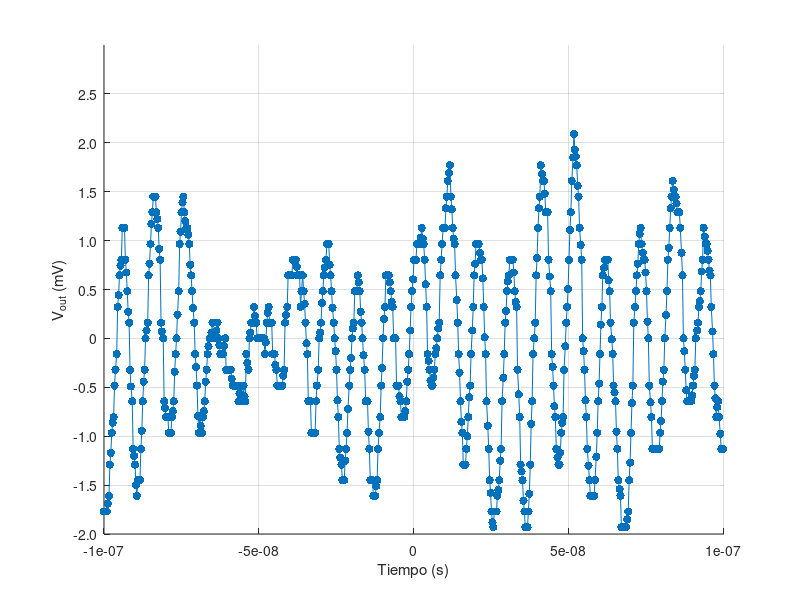

The MATLAB script that drew this image:
t=[-1.00E-07
-9.97E-08
-9.94E-08
-9.91E-08
-9.88E-08
-9.84E-08
-9.81E-08
-9.78E-08
-9.75E-08
-9.72E-08
-9.69E-08
-9.66E-08
-9.63E-08
-9.59E-08
-9.56E-08
-9.53E-08
-9.50E-08
-9.47E-08
-9.44E-08
-9.41E-08
-9.38E-08
-9.34E-08
-9.31E-08
-9.28E-08
-9.25E-08
-9.22E-08
-9.19E-08
-9.16E-08
-9.13E-08
-9.09E-08
-9.06E-08
-9.03E-08
-9.00E-08
-8.97E-08
-8.94E-08
-8.91E-08
-8.88E-08
-8.84E-08
-8.81E-08
-8.78E-08
-8.75E-08
-8.72E-08
-8.69E-08
-8.66E-08
-8.63E-08
-8.59E-08
-8.56E-08
-8.53E-08
-8.50E-08
-8.47E-08
-8.44E-08
-8.41E-08
-8.38E-08
-8.34E-08
-8.31E-08
-8.28E-08
-8.25E-08
-8.22E-08
-8.19E-08
-8.16E-08
-8.13E-08
-8.09E-08
-8.06E-08
-8.03E-08
-8.00E-08
-7.97E-08
-7.94E-08
-7.91E-08
-7.88E-08
-7.84E-08
-7.81E-08
-7.78E-08
-7.75E-08
-7.72E-08
-7.69E-08
-7.66E-08
-7.63E-08
-7.59E-08
-7.56E-08
-7.53E-08
-7.50E-08
-7.47E-08
-7.44E-08
-7.41E-08
-7.38E-08
-7.34E-08
-7.31E-08
-7.28E-08
-7.25E-08
-7.22E-08
-7.19E-08
-7.16E-08
-7.13E-08
-7.09E-08
-7.06E-08
-7.03E-08
-7.00E-08
-6.97E-08
-6.94E-08
-6.91E-08
-6.88E-08
-6.84E-08
-6.81E-08
-6.78E-08
-6.75E-08
-6.72E-08
-6.69E-08
-6.66E-08
-6.63E-08
-6.59E-08
-6.56E-08
-6.53E-08
-6.50E-08
-6.47E-08
-6.44E-08
-6.41E-08
-6.38E-08
-6.34E-08
-6.31E-08
-6.28E-08
-6.25E-08
-6.22E-08
-6.19E-08
-6.16E-08
-6.13E-08
-6.09E-08
-6.06E-08
-6.03E-08
-6.00E-08
-5.97E-08
-5.94E-08
-5.91E-08
-5.88E-08
-5.84E-08
-5.81E-08
-5.78E-08
-5.75E-08
-5.72E-08
-5.69E-08
-5.66E-08
-5.63E-08
-5.59E-08
-5.56E-08
-5.53E-08
-5.50E-08
-5.47E-08
-5.44E-08
-5.41E-08
-5.38E-08
-5.34E-08
-5.31E-08
-5.28E-08
-5.25E-08
-5.22E-08
-5.19E-08
-5.16E-08
-5.13E-08
-5.09E-08
-5.06E-08
-5.03E-08
-5.00E-08
-4.97E-08
-4.94E-08
-4.91E-08
-4.88E-08
-4.84E-08
-4.81E-08
-4.78E-08
-4.75E-08
-4.72E-08
-4.69E-08
-4.66E-08
-4.63E-08
-4.59E-08
-4.56E-08
-4.53E-08
-4.50E-08
-4.47E-08
-4.44E-08
-4.41E-08
-4.38E-08
-4.34E-08
-4.31E-08
-4.28E-08
-4.25E-08
-4.22E-08
-4.19E-08
-4.16E-08
-4.13E-08
-4.09E-08
-4.06E-08
-4.03E-08
-4.00E-08
-3.97E-08
-3.94E-08
-3.91E-08
-3.88E-08
-3.84E-08
-3.81E-08
-3.78E-08
-3.75E-08
-3.72E-08
-3.69E-08
-3.66E-08
-3.63E-08
-3.59E-08
-3.56E-08
-3.53E-08
-3.50E-08
-3.47E-08
-3.44E-08
-3.41E-08
-3.38E-08
-3.34E-08
-3.31E-08
-3.28E-08
-3.25E-08
-3.22E-08
-3.19E-08
-3.16E-08
-3.13E-08
-3.09E-08
-3.06E-08
-3.03E-08
-3.00E-08
-2.97E-08
-2.94E-08
-2.91E-08
-2.88E-08
-2.84E-08
-2.81E-08
-2.78E-08
-2.75E-08
-2.72E-08
-2.69E-08
-2.66E-08
-2.63E-08
-2.59E-08
-2.56E-08
-2.53E-08
-2.50E-08
-2.47E-08
-2.44E-08
-2.41E-08
-2.38E-08
-2.34E-08
-2.31E-08
-2.28E-08
-2.25E-08
-2.22E-08
-2.19E-08
-2.16E-08
-2.13E-08
-2.09E-08
-2.06E-08
-2.03E-08
-2.00E-08
-1.97E-08
-1.94E-08
-1.91E-08
-1.88E-08
-1.84E-08
-1.81E-08
-1.78E-08
-1.75E-08
-1.72E-08
-1.69E-08
-1.66E-08
-1.63E-08
-1.59E-08
-1.56E-08
-1.53E-08
-1.50E-08
-1.47E-08
-1.44E-08
-1.41E-08
-1.38E-08
-1.34E-08
-1.31E-08
-1.28E-08
-1.25E-08
-1.22E-08
-1.19E-08
-1.16E-08
-1.13E-08
-1.09E-08
-1.06E-08
-1.03E-08
-1.00E-08
-9.69E-09
-9.38E-09
-9.06E-09
-8.75E-09
-8.44E-09
-8.13E-09
-7.81E-09
-7.50E-09
-7.19E-09
-6.88E-09
-6.56E-09
-6.25E-09
-5.94E-09
-5.63E-09
-5.31E-09
-5.00E-09
-4.69E-09
-4.38E-09
-4.06E-09
-3.75E-09
-3.44E-09
-3.13E-09
-2.81E-09
-2.50E-09
-2.19E-09
-1.88E-09
-1.56E-09
-1.25E-09
-9.38E-10
-6.25E-10
-3.13E-10
0.00E+00
3.13E-10
6.25E-10
9.38E-10
1.25E-09
1.56E-09
1.88E-09
2.19E-09
2.50E-09
2.81E-09
3.13E-09
3.44E-09
3.75E-09
4.06E-09
4.38E-09
4.69E-09
5.00E-09
5.31E-09
5.63E-09
5.94E-09
6.25E-09
6.56E-09
6.88E-09
7.19E-09
7.50E-09
7.81E-09
8.13E-09
8.44E-09
8.75E-09
9.06E-09
9.38E-09
9.69E-09
1.00E-08
1.03E-08
1.06E-08
1.09E-08
1.13E-08
1.16E-08
1.19E-08
1.22E-08
1.25E-08
1.28E-08
1.31E-08
1.34E-08
1.38E-08
1.41E-08
1.44E-08
1.47E-08
1.50E-08
1.53E-08
1.56E-08
1.59E-08
1.63E-08
1.66E-08
1.69E-08
1.72E-08
1.75E-08
1.78E-08
1.81E-08
1.84E-08
1.88E-08
1.91E-08
1.94E-08
1.97E-08
2.00E-08
2.03E-08
2.06E-08
2.09E-08
2.13E-08
2.16E-08
2.19E-08
2.22E-08
2.25E-08
2.28E-08
2.31E-08
2.34E-08
2.38E-08
2.41E-08
2.44E-08
2.47E-08
2.50E-08
2.53E-08
2.56E-08
2.59E-08
2.63E-08
2.66E-08
2.69E-08
2.72E-08
2.75E-08
2.78E-08
2.81E-08
2.84E-08
2.88E-08
2.91E-08
2.94E-08
2.97E-08
3.00E-08
3.03E-08
3.06E-08
3.09E-08
3.13E-08
3.16E-08
3.19E-08
3.22E-08
3.25E-08
3.28E-08
3.31E-08
3.34E-08
3.38E-08
3.41E-08
3.44E-08
3.47E-08
3.50E-08
3.53E-08
3.56E-08
3.59E-08
3.63E-08
3.66E-08
3.69E-08
3.72E-08
3.75E-08
3.78E-08
3.81E-08
3.84E-08
3.88E-08
3.91E-08
3.94E-08
3.97E-08
4.00E-08
4.03E-08
4.06E-08
4.09E-08
4.13E-08
4.16E-08
4.19E-08
4.22E-08
4.25E-08
4.28E-08
4.31E-08
4.34E-08
4.38E-08
4.41E-08
4.44E-08
4.47E-08
4.50E-08
4.53E-08
4.56E-08
4.59E-08
4.63E-08
4.66E-08
4.69E-08
4.72E-08
4.75E-08
4.78E-08
4.81E-08
4.84E-08
4.88E-08
4.91E-08
4.94E-08
4.97E-08
5.00E-08
5.03E-08
5.06E-08
5.09E-08
5.13E-08
5.16E-08
5.19E-08
5.22E-08
5.25E-08
5.28E-08
5.31E-08
5.34E-08
5.38E-08
5.41E-08
5.44E-08
5.47E-08
5.50E-08
5.53E-08
5.56E-08
5.59E-08
5.63E-08
5.66E-08
5.69E-08
5.72E-08
5.75E-08
5.78E-08
5.81E-08
5.84E-08
5.88E-08
5.91E-08
5.94E-08
5.97E-08
6.00E-08
6.03E-08
6.06E-08
6.09E-08
6.13E-08
6.16E-08
6.19E-08
6.22E-08
6.25E-08
6.28E-08
6.31E-08
6.34E-08
6.38E-08
6.41E-08
6.44E-08
6.47E-08
6.50E-08
6.53E-08
6.56E-08
6.59E-08
6.63E-08
6.66E-08
6.69E-08
6.72E-08
6.75E-08
6.78E-08
6.81E-08
6.84E-08
6.88E-08
6.91E-08
6.94E-08
6.97E-08
7.00E-08
7.03E-08
7.06E-08
7.09E-08
7.13E-08
7.16E-08
7.19E-08
7.22E-08
7.25E-08
7.28E-08
7.31E-08
7.34E-08
7.38E-08
7.41E-08
7.44E-08
7.47E-08
7.50E-08
7.53E-08
7.56E-08
7.59E-08
7.63E-08
7.66E-08
7.69E-08
7.72E-08
7.75E-08
7.78E-08
7.81E-08
7.84E-08
7.88E-08
7.91E-08
7.94E-08
7.97E-08
8.00E-08
8.03E-08
8.06E-08
8.09E-08
8.13E-08
8.16E-08
8.19E-08
8.22E-08
8.25E-08
8.28E-08
8.31E-08
8.34E-08
8.38E-08
8.41E-08
8.44E-08
8.47E-08
8.50E-08
8.53E-08
8.56E-08
8.59E-08
8.63E-08
8.66E-08
8.69E-08
8.72E-08
8.75E-08
8.78E-08
8.81E-08
8.84E-08
8.88E-08
8.91E-08
8.94E-08
8.97E-08
9.00E-08
9.03E-08
9.06E-08
9.09E-08
9.13E-08
9.16E-08
9.19E-08
9.22E-08
9.25E-08
9.28E-08
9.31E-08
9.34E-08
9.38E-08
9.41E-08
9.44E-08
9.47E-08
9.50E-08
9.53E-08
9.56E-08
9.59E-08
9.63E-08
9.66E-08
9.69E-08
9.72E-08
9.75E-08
9.78E-08
9.81E-08
9.84E-08
9.88E-08
9.91E-08
9.94E-08
9.97E-08
];
x=[-1.77E-03
-1.77E-03
-1.77E-03
-1.77E-03
-1.69E-03
-1.61E-03
-1.29E-03
-1.17E-03
-9.65E-04
-8.64E-04
-8.04E-04
-4.82E-04
-3.21E-04
-1.60E-04
3.22E-04
4.43E-04
6.44E-04
7.44E-04
8.04E-04
1.13E-03
1.13E-03
1.13E-03
8.04E-04
6.74E-04
4.83E-04
2.72E-04
1.61E-04
-3.21E-04
-4.92E-04
-6.43E-04
-1.13E-03
-1.20E-03
-1.29E-03
-1.50E-03
-1.61E-03
-1.45E-03
-1.45E-03
-1.45E-03
-1.13E-03
-9.44E-04
-6.43E-04
-4.42E-04
-3.21E-04
3.14E-07
8.07E-05
1.61E-04
6.44E-04
7.64E-04
9.65E-04
1.17E-03
1.29E-03
1.45E-03
1.45E-03
1.45E-03
1.29E-03
1.22E-03
1.13E-03
9.15E-04
8.04E-04
1.61E-04
7.07E-05
3.14E-07
-6.43E-04
-7.13E-04
-8.04E-04
-8.04E-04
-8.04E-04
-9.65E-04
-9.65E-04
-9.65E-04
-8.04E-04
-7.43E-04
-6.43E-04
-3.41E-04
-1.60E-04
3.14E-07
2.42E-04
4.83E-04
9.65E-04
1.09E-03
1.29E-03
1.39E-03
1.45E-03
1.29E-03
1.20E-03
1.13E-03
1.13E-03
1.06E-03
9.65E-04
7.54E-04
6.44E-04
4.83E-04
3.12E-04
1.61E-04
-1.60E-04
-2.91E-04
-4.82E-04
-7.94E-04
-9.65E-04
-8.04E-04
-8.94E-04
-9.65E-04
-8.04E-04
-7.43E-04
-6.43E-04
-4.42E-04
-3.21E-04
-1.60E-04
-8.01E-05
3.14E-07
3.14E-07
6.06E-05
1.61E-04
5.06E-05
3.14E-07
3.14E-07
8.07E-05
1.61E-04
3.14E-07
-7.00E-05
-1.60E-04
-1.60E-04
-1.60E-04
-1.60E-04
-8.01E-05
3.14E-07
-3.21E-04
-3.21E-04
-3.21E-04
-3.21E-04
-3.21E-04
-3.21E-04
-4.12E-04
-4.82E-04
-4.82E-04
-4.82E-04
-4.82E-04
-4.82E-04
-4.82E-04
-6.43E-04
-5.62E-04
-4.82E-04
-6.43E-04
-5.83E-04
-4.82E-04
-5.93E-04
-6.43E-04
-1.60E-04
-2.51E-04
-3.21E-04
3.14E-07
6.06E-05
1.61E-04
1.61E-04
1.61E-04
3.22E-04
2.31E-04
1.61E-04
3.14E-07
3.14E-07
3.14E-07
3.14E-07
3.14E-07
3.14E-07
3.14E-07
3.14E-07
-1.60E-04
-3.99E-05
1.61E-04
2.62E-04
3.22E-04
1.61E-04
1.61E-04
1.61E-04
-1.60E-04
-1.60E-04
-1.60E-04
-2.71E-04
-3.21E-04
-4.82E-04
-4.82E-04
-4.82E-04
-4.82E-04
-4.82E-04
-4.82E-04
-3.82E-04
-3.21E-04
1.61E-04
2.42E-04
3.22E-04
6.44E-04
6.44E-04
6.44E-04
6.44E-04
6.44E-04
8.04E-04
8.04E-04
8.04E-04
8.04E-04
7.34E-04
6.44E-04
6.44E-04
6.44E-04
3.22E-04
4.83E-04
6.44E-04
4.83E-04
3.52E-04
1.61E-04
-4.99E-05
-1.60E-04
-6.43E-04
-6.43E-04
-6.43E-04
-9.65E-04
-9.65E-04
-9.65E-04
-9.65E-04
-9.65E-04
-6.43E-04
-4.82E-04
-3.21E-04
3.14E-07
6.06E-05
1.61E-04
3.62E-04
4.83E-04
6.44E-04
7.24E-04
8.04E-04
9.65E-04
9.65E-04
9.65E-04
7.54E-04
6.44E-04
4.83E-04
3.12E-04
1.61E-04
3.14E-07
-1.30E-04
-3.21E-04
-6.33E-04
-8.04E-04
-1.13E-03
-1.22E-03
-1.29E-03
-1.45E-03
-1.45E-03
-1.45E-03
-1.25E-03
-1.13E-03
-9.65E-04
-7.23E-04
-4.82E-04
-3.21E-04
-2.01E-04
3.14E-07
1.01E-04
1.61E-04
4.83E-04
4.83E-04
4.83E-04
6.44E-04
5.73E-04
4.83E-04
2.72E-04
1.61E-04
3.14E-07
-1.71E-04
-3.21E-04
-6.43E-04
-6.43E-04
-6.43E-04
-9.54E-04
-1.13E-03
-1.45E-03
-1.45E-03
-1.45E-03
-1.61E-03
-1.61E-03
-1.61E-03
-1.51E-03
-1.45E-03
-1.13E-03
-9.65E-04
-8.04E-04
-4.82E-04
-3.01E-04
3.14E-07
2.01E-04
3.22E-04
6.44E-04
6.44E-04
6.44E-04
6.44E-04
5.73E-04
4.83E-04
3.72E-04
3.22E-04
3.14E-07
3.14E-07
3.14E-07
-4.82E-04
-4.82E-04
-4.82E-04
-5.93E-04
-6.43E-04
-8.04E-04
-8.04E-04
-8.04E-04
-8.04E-04
-7.43E-04
-6.43E-04
-4.42E-04
-3.21E-04
-1.60E-04
8.07E-05
3.22E-04
4.83E-04
6.03E-04
8.04E-04
8.04E-04
8.04E-04
9.65E-04
9.65E-04
9.65E-04
9.65E-04
1.03E-03
1.13E-03
1.02E-03
9.65E-04
8.04E-04
5.53E-04
3.22E-04
-1.60E-04
-2.31E-04
-3.21E-04
-4.32E-04
-4.82E-04
-4.82E-04
-4.02E-04
-3.21E-04
-1.60E-04
-1.00E-04
3.14E-07
1.01E-04
1.61E-04
6.44E-04
8.04E-04
9.65E-04
1.13E-03
1.13E-03
1.13E-03
1.33E-03
1.45E-03
1.61E-03
1.69E-03
1.77E-03
1.45E-03
1.32E-03
1.13E-03
1.02E-03
9.65E-04
6.44E-04
3.92E-04
1.61E-04
-1.60E-04
-3.51E-04
-6.43E-04
-8.54E-04
-9.65E-04
-1.29E-03
-1.29E-03
-1.29E-03
-1.13E-03
-1.00E-03
-8.04E-04
-6.03E-04
-4.82E-04
-1.60E-04
8.07E-05
3.22E-04
6.44E-04
7.64E-04
9.65E-04
9.65E-04
9.65E-04
9.65E-04
8.75E-04
8.04E-04
8.04E-04
6.13E-04
3.22E-04
1.04E-05
-1.60E-04
-6.43E-04
-8.94E-04
-1.13E-03
-1.45E-03
-1.58E-03
-1.77E-03
-1.88E-03
-1.93E-03
-1.77E-03
-1.77E-03
-1.77E-03
-1.61E-03
-1.55E-03
-1.45E-03
-1.25E-03
-1.13E-03
-6.43E-04
-4.02E-04
-1.60E-04
1.61E-04
2.82E-04
4.83E-04
5.83E-04
6.44E-04
8.04E-04
8.04E-04
8.04E-04
8.04E-04
6.74E-04
4.83E-04
3.72E-04
3.22E-04
-3.21E-04
-5.73E-04
-8.04E-04
-1.29E-03
-1.36E-03
-1.45E-03
-1.66E-03
-1.77E-03
-1.93E-03
-1.93E-03
-1.93E-03
-1.77E-03
-1.59E-03
-1.29E-03
-8.74E-04
-6.43E-04
-1.60E-04
3.14E-07
1.61E-04
6.44E-04
8.24E-04
1.13E-03
1.33E-03
1.45E-03
1.77E-03
1.68E-03
1.61E-03
1.61E-03
1.48E-03
1.29E-03
1.29E-03
1.29E-03
8.04E-04
6.33E-04
4.83E-04
-1.60E-04
-2.91E-04
-4.82E-04
-6.93E-04
-8.04E-04
-1.13E-03
-1.22E-03
-1.29E-03
-1.29E-03
-1.17E-03
-9.65E-04
-8.64E-04
-8.04E-04
-3.21E-04
-8.01E-05
1.61E-04
3.22E-04
5.03E-04
8.04E-04
1.11E-03
1.29E-03
1.61E-03
1.85E-03
2.09E-03
1.93E-03
1.86E-03
1.77E-03
1.56E-03
1.45E-03
1.13E-03
9.55E-04
8.04E-04
3.14E-07
-1.30E-04
-3.21E-04
-6.33E-04
-8.04E-04
-1.13E-03
-1.30E-03
-1.45E-03
-1.61E-03
-1.61E-03
-1.61E-03
-1.61E-03
-1.61E-03
-1.45E-03
-1.21E-03
-9.65E-04
-6.43E-04
-4.62E-04
-1.60E-04
1.41E-04
3.22E-04
6.44E-04
7.24E-04
8.04E-04
8.04E-04
8.04E-04
8.04E-04
5.93E-04
4.83E-04
1.61E-04
-9.74E-06
-1.60E-04
-4.82E-04
-5.52E-04
-6.43E-04
-9.54E-04
-1.13E-03
-1.45E-03
-1.54E-03
-1.61E-03
-1.93E-03
-1.93E-03
-1.93E-03
-1.93E-03
-1.93E-03
-1.93E-03
-1.85E-03
-1.77E-03
-1.45E-03
-1.27E-03
-9.65E-04
-6.63E-04
-4.82E-04
1.61E-04
3.22E-04
4.83E-04
6.44E-04
7.64E-04
9.65E-04
1.07E-03
1.13E-03
9.65E-04
8.75E-04
8.04E-04
8.04E-04
6.74E-04
4.83E-04
1.71E-04
3.14E-07
-4.82E-04
-6.53E-04
-8.04E-04
-1.13E-03
-1.13E-03
-1.13E-03
-1.13E-03
-1.13E-03
-1.13E-03
-1.13E-03
-1.13E-03
-9.65E-04
-8.44E-04
-6.43E-04
-4.42E-04
-3.21E-04
3.14E-07
2.42E-04
4.83E-04
8.04E-04
9.25E-04
1.13E-03
1.33E-03
1.45E-03
1.61E-03
1.52E-03
1.45E-03
1.45E-03
1.38E-03
1.29E-03
1.29E-03
1.29E-03
1.13E-03
8.75E-04
6.44E-04
3.14E-07
-1.30E-04
-3.21E-04
-5.32E-04
-6.43E-04
-6.43E-04
-6.43E-04
-6.43E-04
-6.43E-04
-5.83E-04
-4.82E-04
-3.82E-04
-3.21E-04
3.14E-07
8.07E-05
1.61E-04
3.22E-04
3.82E-04
4.83E-04
6.84E-04
8.04E-04
1.13E-03
1.04E-03
9.65E-04
9.65E-04
8.95E-04
8.04E-04
6.94E-04
6.44E-04
3.22E-04
7.07E-05
-1.60E-04
-4.82E-04
-6.13E-04
-8.04E-04
-7.03E-04
-6.43E-04
-8.04E-04
-9.75E-04
-1.13E-03
-1.13E-03
-1.13E-03
];
%y=[];

scatter(t,x,'filled')
hold on
%scatter(x,y,'filled')
plot(t,x)
grid on
xlabel('Tiempo (s)') 
ylabel('V_{out} (mV)')

%xticks([3.5 3.7 4 4.5 5 5.1])
%xticklabels({'0','0.45','0.5','0.55','0.6','0.65','0.7','0.75','0.8','1'})
yticks([-2.5e-3 -2.0e-3 -1.5e-3 -1.0e-3 -0.5e-3 0 0.5e-3 1.0e-3 1.5e-3 2.0e-3 2.5e-3])
yticklabels({'-2.5' '-2.0' '-1.5' '-1.0' '-0.5' '0' '0.5' '1.0' '1.5' '2.0' '2.5'})